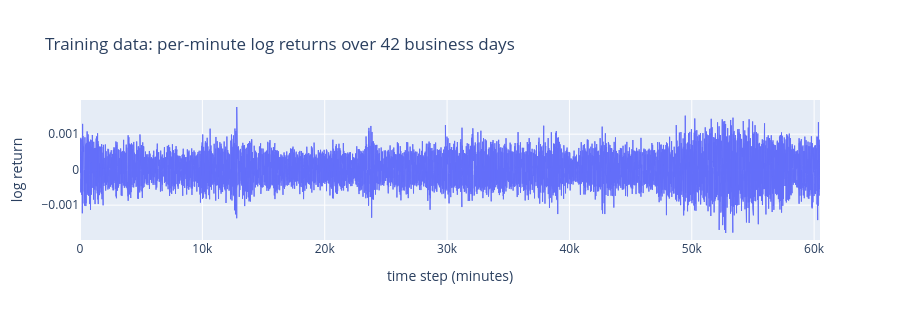

This figure's notebook cell:
### Markdown cell above
We shall investigate if a transformer model with centered normal output can reproduce these steep smiles when trained on the following trajectory of per-minute log returns. The trajectory spans a period of 2 months, counted as 2 times 21 business days.

### Code cell
timeseries = simulate_rbergomi_batch(
    n_paths=1,
    n_days=42,
    steps_per_day=24 * 60,
)[0]
fig = go.Figure()
fig.add_trace(
    go.Scatter(
        y=timeseries,
        mode="lines",
        line={"width": 1},
        name="log return",
    )
)
fig.update_layout(
    title="Training data: per-minute log returns over 42 business days",
    xaxis_title="time step (minutes)",
    yaxis_title="log return",
    width=900,
    height=320,
)
fig.show()

### Figure 1 — Plotly figure (JSON) as saved in the notebook; plotly's stock layout.template omitted (floating-point values rounded to 4 significant figures; data arrays with more than 128 entries replaced by an {"elided": "..."} marker saying what was removed)
{"data": [{"line": {"width": 1}, "mode": "lines", "name": "log return", "type": "scatter", "y": {"elided": "60480 float values"}}], "layout": {"height": 320, "title": {"text": "Training data: per-minute log returns over 42 business days"}, "width": 900, "xaxis": {"title": {"text": "time step (minutes)"}}, "yaxis": {"title": {"text": "log return"}}}}
